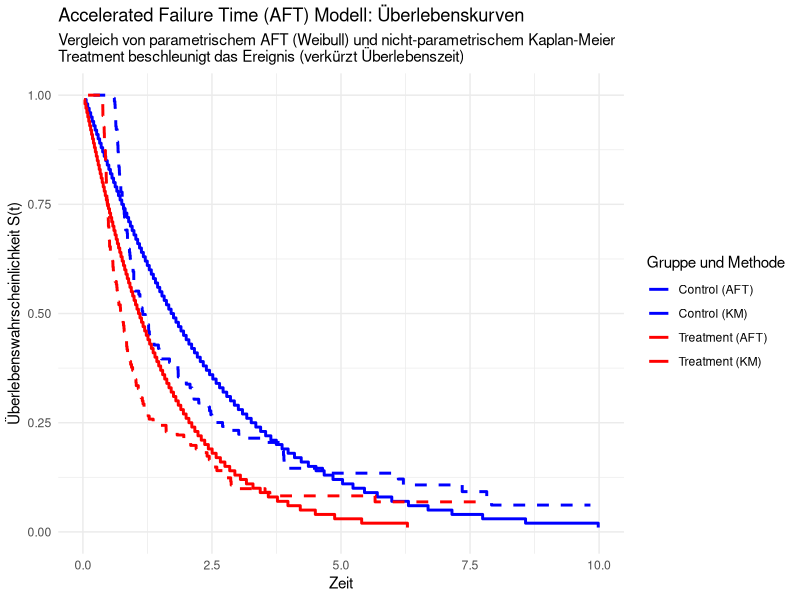
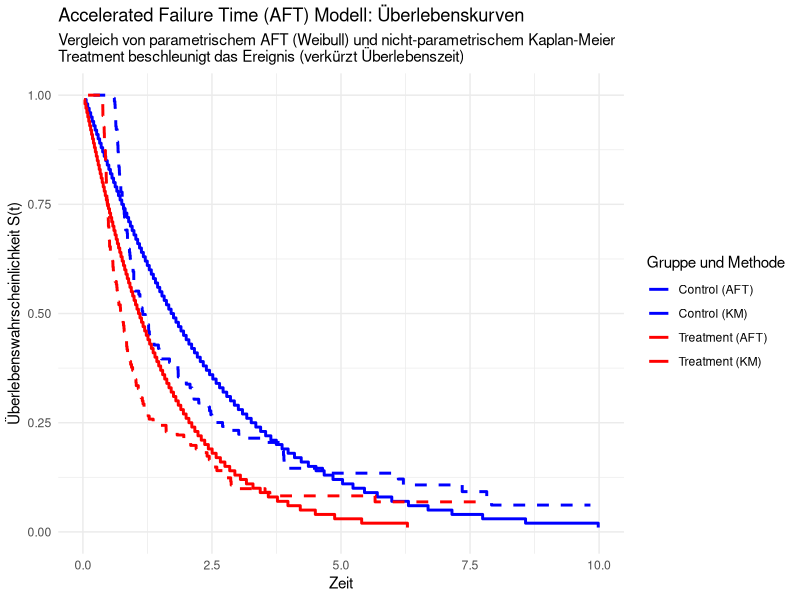

R code for these plots, in order:
# Laden der benötigten Pakete
library(survival)
library(ggplot2)

# Simulation von AFT-Daten
set.seed(456)  # Für Reproduzierbarkeit
n <- 300  # Anzahl Beobachtungen
group <- factor(rbinom(n, 1, 0.5), labels = c("Control", "Treatment"))  # Kovariate: 0=Control, 1=Treatment
true_beta <- -0.5  # Negativer Effekt: Treatment verkürzt die Zeit (Beschleunigung)
scale <- 1  # Skalierung für Weibull

# Wahre Ereigniszeiten generieren (Weibull-AFT: log(T) = beta * group + epsilon)
# Für Weibull: epsilon ~ extreme value distribution
true_log_time <- true_beta * as.numeric(group) + rweibull(n, shape = 1/scale, scale = 1)
true_time <- exp(true_log_time)

# Zensurzeiten generieren (uniform)
max_time <- 10
censor_time <- runif(n, 0, max_time)

# Beobachtete Zeiten und Status
observed_time <- pmin(true_time, censor_time)
status <- as.numeric(true_time <= censor_time)

# Dataframe erstellen
data <- data.frame(time = observed_time, status = status, group = group)

# Kaplan-Meier-Schätzer pro Gruppe (nicht-parametrisch, zum Vergleich)
km_fit <- survfit(Surv(time, status) ~ group, data = data)

# AFT-Modell fitten (Weibull-Verteilung)
aft_fit <- survreg(Surv(time, status) ~ group, data = data, dist = "weibull")

# Zusammenfassung des Modells (optional ausgeben)
summary(aft_fit)

# Vorhersagen der Überlebenskurven aus AFT-Modell
# Für Control (group=0)
pred_control <- predict(aft_fit, newdata = data.frame(group = "Control"), type = "quantile", p = seq(0.01, 0.99, by = 0.01))
surv_control <- 1 - seq(0.01, 0.99, by = 0.01)
time_control <- pred_control

# Für Treatment (group=1)
pred_treatment <- predict(aft_fit, newdata = data.frame(group = "Treatment"), type = "quantile", p = seq(0.01, 0.99, by = 0.01))
surv_treatment <- 1 - seq(0.01, 0.99, by = 0.01)
time_treatment <- pred_treatment

# Dataframes für Plots
aft_df_control <- data.frame(time = time_control, surv = surv_control, group = "Control (AFT)")
aft_df_treatment <- data.frame(time = time_treatment, surv = surv_treatment, group = "Treatment (AFT)")

# KM-Dataframes extrahieren
km_control <- data.frame(time = km_fit[1]$time, surv = km_fit[1]$surv, group = "Control (KM)")
km_treatment <- data.frame(time = km_fit[2]$time, surv = km_fit[2]$surv, group = "Treatment (KM)")

# Kombinieren
plot_df <- rbind(aft_df_control, aft_df_treatment, km_control, km_treatment)

# Grafik mit ggplot2
p <- ggplot(plot_df, aes(x = time, y = surv, color = group, linetype = grepl("AFT", group))) +
  geom_step(linewidth = 1) +  # Step für KM, Linie für AFT (da kontinuierlich)
  scale_linetype_manual(values = c("TRUE" = "solid", "FALSE" = "dashed"), guide = "none") +
  scale_color_manual(values = c("Control (AFT)" = "blue", "Treatment (AFT)" = "red", 
                                "Control (KM)" = "blue", "Treatment (KM)" = "red")) +
  labs(title = "Accelerated Failure Time (AFT) Modell: Überlebenskurven",
       subtitle = "Vergleich von parametrischem AFT (Weibull) und nicht-parametrischem Kaplan-Meier\nTreatment beschleunigt das Ereignis (verkürzt Überlebenszeit)",
       x = "Zeit", y = "Überlebenswahrscheinlichkeit S(t)",
       color = "Gruppe und Methode") +
  theme_minimal() +
  ylim(0, 1)

# Plot anzeigen
print(p)

# Optional: Speichern des Plots
ggsave("aft_model_plot.png", p, width = 8, height = 6)


###Der Plot vergleicht die AFT-vorhergesagten Überlebenskurven (durchgezogene Linien) mit Kaplan-Meier (gestrichelt). Der Treatment-Effekt zeigt eine schnellere Abnahme der Überlebenswahrscheinlichkeit, was die "Beschleunigung" illustriert. Blaue Kurven: Control (längere Zeiten); Rote Kurven: Treatment (verkürzte Zeiten).